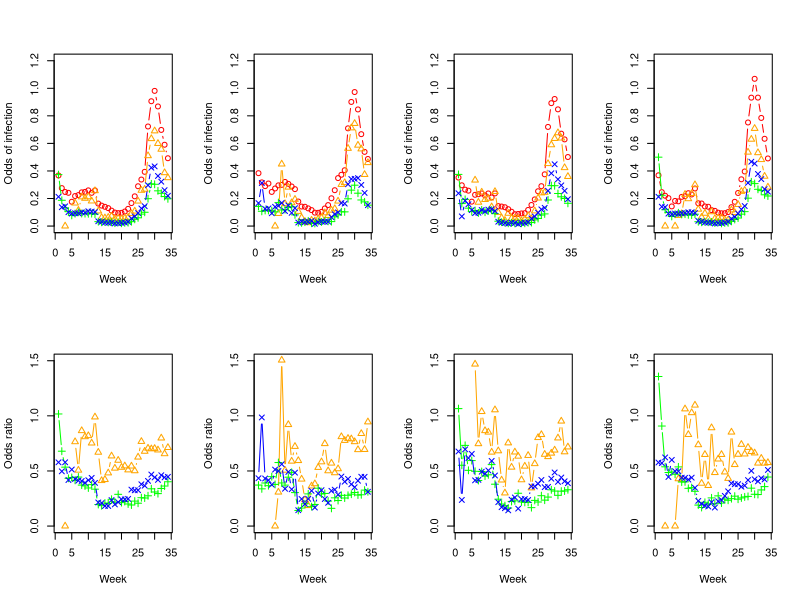

Here is the R script that generated this plot:
library(readxl)

cohn_all <- read_xlsx("table_S3.xlsx", sheet = "A")
cohn_under50 <- read_xlsx("table_S3.xlsx", sheet = "B")
cohn_50_64 <- read_xlsx("table_S3.xlsx", sheet = "C")
cohn_over65 <- read_xlsx("table_S3.xlsx", sheet = "D")

mort_under65 <- read_xlsx("table_S3.xlsx", sheet = "E")
mort_over65 <- read_xlsx("table_S3.xlsx", sheet = "F")
mort_low_comorb <- read_xlsx("table_S3.xlsx", sheet = "G")
mort_high_comorb <- read_xlsx("table_S3.xlsx", sheet = "H")

summary_infs <- function(df_inf) {
	num_rows <- dim(df_inf)[1]
	odds_unvac <- df_inf[[2]] / df_inf[[3]]
	odds_jj <- df_inf[[4]] / df_inf[[5]]
	odds_moderna <- df_inf[[6]] / df_inf[[7]]
	odds_pb <- df_inf[[8]] / df_inf[[9]]
	
	weeks <- 1:num_rows
	
	plot(weeks, odds_unvac, pch = 1, type = "b", col = "red", lty = 1, xlab = "Week", ylab = "Odds of infection",
		ylim = c(0, 1.2))

	points(weeks, odds_jj, pch = 2, col = "orange", type = "b", lty = 1)
	points(weeks, odds_moderna, pch = 3, col = "green", type = "b", lty = 1)
	points(weeks, odds_pb, pch = 4, col = "blue", type = "b", lty = 1)
	
	or_jj <- odds_jj / odds_unvac
	or_moderna <- odds_moderna / odds_unvac
	or_pb <- odds_pb / odds_unvac
	
	plot(weeks, or_jj, pch = 2, col = "orange", type = "b", lty = 1, xlab = "Week", ylab = "Odds ratio",
		ylim = c(0, 1.5))
	points(weeks, or_moderna, pch = 3, col = "green", type = "b", lty = 1)
	points(weeks, or_pb, pch = 4, col = "blue", type = "b", lty = 1)
	
	odds <- list(unvac = odds_unvac, jj = odds_jj, moderna = odds_moderna, pb = odds_pb)
	or <- list(jj = or_jj, moderna = or_moderna, pb = or_pb)
	res <- list(odds = odds, or = or)
	return(res)
}

make_datatable_inf <- function(df) {
	num_rows <- dim(df)[1]
	num_cols <- dim(df)[2]
	names_vec <- names(df)[2:num_cols]
	time <- rep(df[[1]], num_cols - 1)
	vaccine <-  rep(gsub("(\\w+) (?:\\+|\\-)", "\\1", names_vec, perl = T), each = num_rows) #vector of vaccinate names
	infected <- rep(grepl("\\+", names_vec), each = num_rows) #T for +, F for -
	counts <- rep(0, num_rows * (num_cols - 1))
	for (i in 2:num_cols) {
		counts[((i - 2) * num_rows + 1):(num_rows * (i - 1))] <- df[[i]]
	}

	res <- data.frame(time, vaccine, infected, counts)
	return(res)
}

make_datatable_mort <- function(df) {
	num_rows <- dim(df)[1]
	num_cols <- dim(df)[2]
	names_vec <- names(df)[2:num_cols]
	time <- rep(df[[1]], num_cols - 1)
	vaccinated <- rep(grepl("Vac", names_vec), each = num_rows)
	infected <- rep(grepl("PCR\\+", names_vec), each = num_rows)
	dead <- rep(!grepl("Non-deaths", names_vec), each = num_rows)
	counts <- rep(0, num_rows * (num_cols - 1))
	for (i in 2:num_cols) {
		counts[((i - 2) * num_rows + 1):(num_rows * (i - 1))] <- df[[i]]
	}

	res <- data.frame(time, vaccinated, infected, dead, counts)
	return(res)
}
	

par(mfcol = c(2, 4))

summ_all <- summary_infs(cohn_all)
summ_under50 <- summary_infs(cohn_under50)
summ_50_64 <- summary_infs(cohn_50_64)
summ_over65 <- summary_infs(cohn_over65)

inf_table_all <- make_datatable_inf(cohn_all)
inf_table_under50 <- make_datatable_inf(cohn_under50)
inf_table_50_64 <- make_datatable_inf(cohn_50_64)
inf_table_over65 <- make_datatable_inf(cohn_over65)

mort_table_under65 <- make_datatable_mort(mort_under65)
mort_table_over65 <- make_datatable_mort(mort_over65)
mort_table_low_comorb <- make_datatable_mort(mort_low_comorb)
mort_table_high_comorb <- make_datatable_mort(mort_high_comorb)


## Data QA check

# S3A should be the sum of S3B-D. Verify
sum_matches <- rep(NA, dim(cohn_all)[2] - 1)
sum_computed <- Reduce(f = "+", x = list(cohn_under50, cohn_50_64, cohn_over65))
for (i in 2:dim(cohn_all)[2]) {
	sum_matches[i - 1] <- prod(cohn_all[[i]] == sum_computed[[i]])
}

which(!sum_matches)

which(sum_computed[[6 + 1]] != cohn_all[[6 + 1]])
sum_computed[[7]][7] - cohn_all[[7]][7]
# mismatched cell is Moderna/PCR-/Week 7
# mismatch confirmed to exist in source tables (S3A-D)


# S3A column sums should be equal or greater (in case of multiple assays/patient)
# compared to table S1 vaccination status counts

inf_freq_mat <- matrix(NA, 4, 2)
vacs <- unique(inf_table_all$vaccine)
inf_status <- c(F, T) # PCR- first for compatibility with Table S1
for (i in 1:length(vacs)) {
	for (j in 1:length(inf_status)) {
		inf_freq_mat[i, j] <- sum(inf_table_all$counts[(inf_table_all$vaccine == vacs[i]) & (inf_table_all$infected == inf_status[j])])
	}
}

S1_vac <- read_xlsx("table_S1.xlsx", sheet = "Vaccine")
S1_vac_count <- as.matrix(S1_vac[,2:3])
sum(S1_vac_count) #780225, matches the reported total

vac_count_deviation <- S1_vac_count - inf_freq_mat
vac_count_reldev <- vac_count_deviation / inf_freq_mat #relative deviation
vac_count_deviation
vac_count_reldev
sum(vac_count_deviation)
## Table S1 counts are smaller than computed counts for unvaccinated, larger for the vaccinated categories